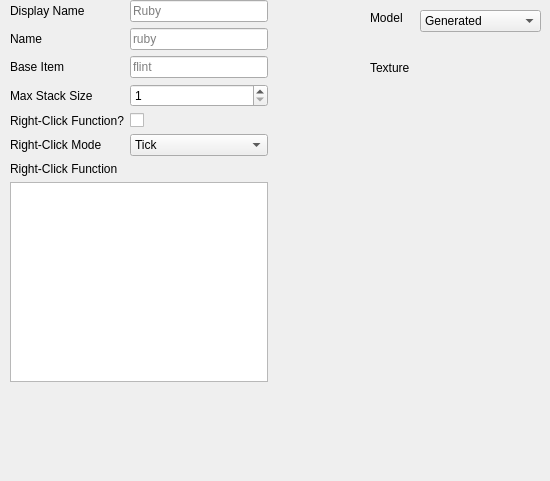
    <widget class="QWidget" name="itemEditor">
     <widget class="QComboBox" name="itemModel">
      <property name="geometry">
       <rect>
        <x>420</x>
        <y>10</y>
        <width>121</width>
        <height>22</height>
       </rect>
      </property>
      <property name="toolTip">
       <string>&lt;html&gt;&lt;head/&gt;&lt;body&gt;&lt;p&gt;The model your custom item will use.&lt;/p&gt;&lt;p&gt;Generated: Normal items.&lt;/p&gt;&lt;p&gt;Handheld: For thigns such as tools, swords, etc.&lt;/p&gt;&lt;p&gt;Custom: If you want to select a custom model you made in &lt;span style=&quot; font-weight:700;&quot;&gt;BlockBench&lt;/span&gt;.&lt;/p&gt;&lt;/body&gt;&lt;/html&gt;</string>
      </property>
      <item>
       <property name="text">
        <string>Generated</string>
       </property>
      </item>
      <item>
       <property name="text">
        <string>Handheld</string>
       </property>
      </item>
      <item>
       <property name="text">
        <string>Custom</string>
       </property>
      </item>
     </widget>
     <widget class="QLabel" name="itemModelLabel">
      <property name="geometry">
       <rect>
        <x>370</x>
        <y>10</y>
        <width>49</width>
        <height>16</height>
       </rect>
      </property>
      <property name="text">
       <string>Model</string>
      </property>
     </widget>
     <widget class="QLabel" name="itemTextureLabel">
      <property name="geometry">
       <rect>
        <x>370</x>
        <y>60</y>
        <width>49</width>
        <height>16</height>
       </rect>
      </property>
      <property name="text">
       <string>Texture</string>
      </property>
     </widget>
     <widget class="QPushButton" name="itemTextureButton">
      <property name="geometry">
       <rect>
        <x>430</x>
        <y>40</y>
        <width>50</width>
        <height>50</height>
       </rect>
      </property>
      <property name="toolTip">
       <string>&lt;html&gt;&lt;head/&gt;&lt;body&gt;&lt;p&gt;The texture of your item!&lt;/p&gt;&lt;/body&gt;&lt;/html&gt;</string>
      </property>
      <property name="text">
       <string/>
      </property>
      <property name="flat">
       <bool>true</bool>
      </property>
     </widget>
     <widget class="QLabel" name="label_3">
      <property name="geometry">
       <rect>
        <x>1</x>
        <y>456</y>
        <width>16</width>
        <height>16</height>
       </rect>
      </property>
      <property name="text">
       <string/>
      </property>
     </widget>
     <widget class="QWidget" name="">
      <property name="geometry">
       <rect>
        <x>10</x>
        <y>0</y>
        <width>258</width>
        <height>382</height>
       </rect>
      </property>
      <layout class="QGridLayout" name="gridLayout_2">
       <item row="0" column="0">
        <widget class="QLabel" name="itemDisplayNameLabel">
         <property name="text">
          <string>Display Name</string>
         </property>
        </widget>
       </item>
       <item row="0" column="1">
        <widget class="QLineEdit" name="itemDisplayName">
         <property name="toolTip">
          <string>&lt;html&gt;&lt;head/&gt;&lt;body&gt;&lt;p&gt;The name of your custom item! This'll be what you see in your inventory.&lt;/p&gt;&lt;/body&gt;&lt;/html&gt;</string>
         </property>
         <property name="placeholderText">
          <string>Ruby</string>
         </property>
        </widget>
       </item>
       <item row="1" column="0">
        <widget class="QLabel" name="itemNameLabel">
         <property name="text">
          <string>Name</string>
         </property>
        </widget>
       </item>
       <item row="1" column="1">
        <widget class="QLineEdit" name="itemName">
         <property name="toolTip">
          <string>&lt;html&gt;&lt;head/&gt;&lt;body&gt;&lt;p&gt;The name of your item that the game recognizes it as.&lt;/p&gt;&lt;/body&gt;&lt;/html&gt;</string>
         </property>
         <property name="placeholderText">
          <string>ruby</string>
         </property>
        </widget>
       </item>
       <item row="2" column="0">
        <widget class="QLabel" name="itemBaseItemLabel">
         <property name="text">
          <string>Base Item</string>
         </property>
        </widget>
       </item>
       <item row="2" column="1">
        <widget class="QLineEdit" name="itemBaseItem">
         <property name="toolTip">
          <string>&lt;html&gt;&lt;head/&gt;&lt;body&gt;&lt;p&gt;The Minecraft item your custom item is wrapped around. &lt;span style=&quot; font-weight:700;&quot;&gt;Do not add a minecraft: prefix to this item!&lt;/span&gt;&lt;/p&gt;&lt;/body&gt;&lt;/html&gt;</string>
         </property>
         <property name="placeholderText">
          <string>flint</string>
         </property>
        </widget>
       </item>
       <item row="3" column="0">
        <widget class="QLabel" name="label_6">
         <property name="text">
          <string>Max Stack Size</string>
         </property>
        </widget>
       </item>
       <item row="3" column="1">
        <widget class="QSpinBox" name="itemStackSize">
         <property name="toolTip">
          <string>&lt;html&gt;&lt;head/&gt;&lt;body&gt;&lt;p&gt;The stack size of your item! Can be anything from 1 to 99, and can be used for any base item!&lt;/p&gt;&lt;/body&gt;&lt;/html&gt;</string>
         </property>
         <property name="minimum">
          <number>1</number>
         </property>
        </widget>
       </item>
       <item row="4" column="0">
        <widget class="QLabel" name="label_2">
         <property name="text">
          <string>Right-Click Function?</string>
         </property>
        </widget>
       </item>
       <item row="4" column="1">
        <widget class="QCheckBox" name="itemRightClickCheck">
         <property name="toolTip">
          <string>&lt;html&gt;&lt;head/&gt;&lt;body&gt;&lt;p&gt;Whether or not you want to have a set of special commands run whenever you rightclick your item.&lt;/p&gt;&lt;/body&gt;&lt;/html&gt;</string>
         </property>
         <property name="text">
          <string/>
         </property>
        </widget>
       </item>
       <item row="5" column="0">
        <widget class="QLabel" name="label_4">
         <property name="text">
          <string>Right-Click Mode</string>
         </property>
        </widget>
       </item>
       <item row="5" column="1">
        <widget class="QComboBox" name="itemRightClickMode">
         <property name="toolTip">
          <string>&lt;html&gt;&lt;head/&gt;&lt;body&gt;&lt;p&gt;The mode of the right-click method.&lt;/p&gt;&lt;p&gt;Tick: The function runs 20 times per second as long as you are holding rightclick.&lt;br/&gt;Impulse: Runs once whenever you rightclick your item.&lt;/p&gt;&lt;/body&gt;&lt;/html&gt;</string>
         </property>
         <item>
          <property name="text">
           <string>Tick</string>
          </property>
         </item>
         <item>
          <property name="text">
           <string>Impulse</string>
          </property>
         </item>
        </widget>
       </item>
       <item row="6" column="0">
        <widget class="QLabel" name="label_5">
         <property name="text">
          <string>Right-Click Function</string>
         </property>
        </widget>
       </item>
       <item row="7" column="0" colspan="2">
        <widget class="QPlainTextEdit" name="itemRightClickFunc">
         <property name="toolTip">
          <string>&lt;html&gt;&lt;head/&gt;&lt;body&gt;&lt;p&gt;A list of commands that will be run whenever you rightclick. &lt;span style=&quot; font-weight:700;&quot;&gt;The program does not check if this will work or not! Any problems made here are the fault of the user.&lt;/span&gt;&lt;/p&gt;&lt;/body&gt;&lt;/html&gt;</string>
         </property>
        </widget>
       </item>
      </layout>
     </widget>
    </widget>
